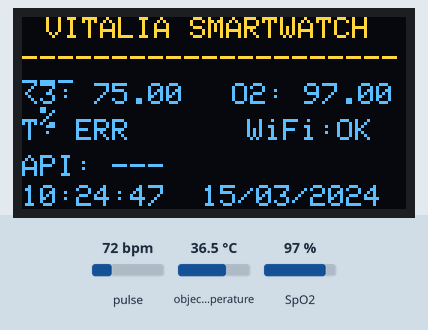
Simulated run of this sketch. Board: ESP32. On the bench: 128×64 one-colour display. Inputs (shaded band) come from the test bench; at power-on: pulse 72 bpm, object temperature 36.5 °C, SpO2 97 %. The OLED is the two-colour kind (top 16 rows yellow); WiFi joins after 1.5 s; servers stay silent unless stated; network time is answered at once with the bench clock; uploads are accepted with an empty reply; the local clock reads 2024-03-15 10:24:30 at power-on unless the sketch sets it; what the sketch prints to the serial monitor is not drawn.

Above: at 17.7 s.
At 34.0 s:
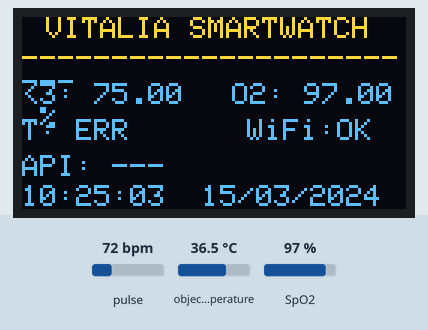
At 50.3 s:
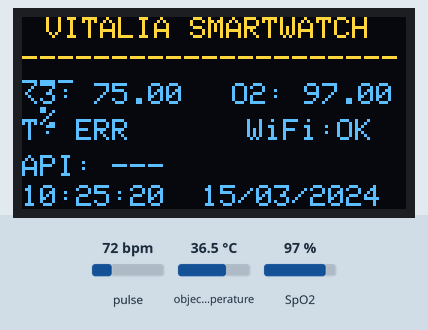
At 66.6 s:
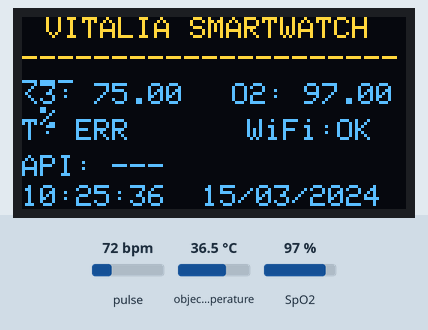
At 82.9 s:
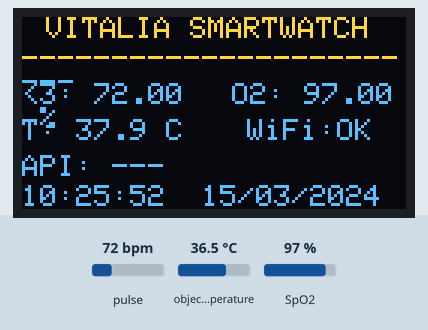
At 114.9 s:
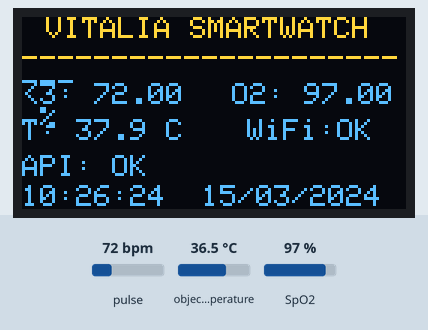

Measured:
- what the display in image 0 shows lasts 16.3 s, from 17.6 s to 33.9 s
- what the display in image 4 shows lasts 16.0 s, from 82.9 s to 98.9 s

The sketch:

esp32_max30102_mlx90614.ino
```cpp
#include <WiFi.h>
#include <HTTPClient.h>
#include <WiFiClientSecure.h>
#include <Wire.h>
#include <Adafruit_GFX.h>
#include <Adafruit_SSD1306.h>
#include <Adafruit_MLX90614.h>
#include <WiFiUdp.h>
#include <NTPClient.h>
#include <time.h>
#include "MAX30105.h"
#include "spo2_algorithm.h"
#define SDA_PIN 21
#define SCL_PIN 22

#define OLED_WIDTH 128
#define OLED_HEIGHT 64
#define OLED_ADDR   0x3C

#define MIN_IR_SIGNAL 30000
#define HR_MIN 45
#define HR_MAX 160
#define SPO2_MIN 88
#define SPO2_MAX 100

#define STABILIZATION_TIME 60000UL
#define SAMPLE_BLOCK 100
#define SEND_INTERVAL 15000UL

enum SystemState {
  STABILIZING,
  MEASURING,
  SENDING
};

SystemState currentState = STABILIZING;
MAX30105 sensor;
Adafruit_MLX90614 mlx;
Adafruit_SSD1306 display(OLED_WIDTH, OLED_HEIGHT, &Wire, -1);

WiFiClientSecure secureClient;
WiFiUDP ntpUDP;
NTPClient timeClient(ntpUDP, "pool.ntp.org", -18000, 60000);

uint32_t irBuffer[SAMPLE_BLOCK];
uint32_t redBuffer[SAMPLE_BLOCK];

int32_t heartRate, spo2;
int8_t validHR, validSpO2;

float hrFinal = 75;
float spo2Final = 97;

unsigned long startTime;
unsigned long lastSendTime = 0;

bool estadoAPI = false;
String ultimoError = "";

const char* ssid = "POCO X5 Pro 5G";
const char* password = "brando13";
String serverURL = "https://vitalia-monitor.onrender.com/api/vitals";
void captureSamples() {
  for (int i = 0; i < SAMPLE_BLOCK; i++) {
    while (!sensor.available()) sensor.check();

    uint32_t ir = sensor.getIR();
    uint32_t red = sensor.getRed();

    if (ir < MIN_IR_SIGNAL) {
      irBuffer[i] = 0;
      redBuffer[i] = 0;
    } else {
      irBuffer[i] = ir;
      redBuffer[i] = red;
    }
    sensor.nextSample();
  }
}
float leerTemperatura() {
  float t = mlx.readObjectTempC();
  if (t < 20 || t > 45) return -1;
  return t + 1.4;
}
void pantallaSmartwatch(float temp) {

  time_t rawtime = timeClient.getEpochTime();
  struct tm * ti = localtime(&rawtime);

  display.clearDisplay();
  display.setTextSize(1);
  display.setTextColor(SSD1306_WHITE);

  display.setCursor(8, 0);
  display.print("VITALIA SMARTWATCH");
  display.setCursor(0, 10);
  display.print("------------------------");

  display.setCursor(0, 22);
  display.print("<3: ");
  display.print(hrFinal);

  display.setCursor(70, 22);
  display.print("O2: ");
  display.print(spo2Final);
  display.print(" %");

  display.setCursor(0, 34);
  display.print("T: ");
  if (temp > 0) {
    display.print(temp, 1);
    display.print(" C");
  } else {
    display.print("ERR");
  }

  display.setCursor(75, 34);
  display.print("WiFi:");
  display.print(WiFi.status() == WL_CONNECTED ? "OK" : "X");

  display.setCursor(0, 46);
  display.print("API: ");
  display.print(estadoAPI ? "OK" : "---");

  display.setCursor(0, 56);
  display.print(timeClient.getFormattedTime());

  display.setCursor(60, 56);
  if (ti->tm_mday < 10) display.print("0");
  display.print(ti->tm_mday); display.print("/");
  if ((ti->tm_mon + 1) < 10) display.print("0");
  display.print(ti->tm_mon + 1); display.print("/");
  display.print(ti->tm_year + 1900);

  display.display();
}
void enviarDatos() {
  if (WiFi.status() != WL_CONNECTED) {
    estadoAPI = false;
    ultimoError = "WiFi";
    Serial.println("❌ Envío cancelado: No WiFi");
    return;
  }

  float temp = leerTemperatura();
  if (temp < 0) {
    estadoAPI = false;
    ultimoError = "TEMP";
    Serial.println("❌ Temperatura inválida");
    return;
  }

  secureClient.setInsecure();
  HTTPClient http;

  http.begin(secureClient, serverURL);
  http.addHeader("Content-Type", "application/json");

  String payload =
    "{\"heart_rate\":" + String(hrFinal) +
    ",\"spo2\":" + String(spo2Final) +
    ",\"temperature\":" + String(temp, 1) + "}";

  Serial.println("📤 Enviando JSON:");
  Serial.println(payload);

  int code = http.POST(payload);
  estadoAPI = (code == 200);

  Serial.println(code == 200 ? "✅ Envío OK" : "❌ Error HTTP");

  http.end();
}
void setup() {
  Serial.begin(115200);
  delay(1500);

  Serial.println("🚀 VITALIA SMARTWATCH INICIANDO");

  Wire.begin(SDA_PIN, SCL_PIN);
  Wire.setClock(400000);

  display.begin(SSD1306_SWITCHCAPVCC, OLED_ADDR);
  mlx.begin();

  sensor.begin(Wire, I2C_SPEED_FAST);
  sensor.setup(70, 16, 2, 100, 411, 4096);

  WiFi.mode(WIFI_STA);
  WiFi.begin(ssid, password);

  timeClient.begin();
  timeClient.update();

  startTime = millis();
  Serial.println("⏳ Estabilizando sensores (60 s)");
}
void loop() {
  timeClient.update();

  switch (currentState) {

    case STABILIZING:
      captureSamples();
      Serial.print("STABILIZING: ");
      Serial.print((millis() - startTime) / 1000);
      Serial.println(" s");

      pantallaSmartwatch(-1);

      if (millis() - startTime >= STABILIZATION_TIME) {
        Serial.println("✅ Estabilización completa");
        currentState = MEASURING;
      }
      delay(1000);
      break;

    case MEASURING:
      Serial.println("📊 MEASURING");

      captureSamples();

      maxim_heart_rate_and_oxygen_saturation(
        irBuffer, SAMPLE_BLOCK, redBuffer,
        &spo2, &validSpO2,
        &heartRate, &validHR
      );

      if (validHR && heartRate >= HR_MIN && heartRate <= HR_MAX)
        hrFinal = heartRate;

      if (validSpO2 && spo2 >= SPO2_MIN && spo2 <= SPO2_MAX)
        spo2Final = spo2;

      pantallaSmartwatch(leerTemperatura());

      if (millis() - lastSendTime >= SEND_INTERVAL)
        currentState = SENDING;

      delay(500);
      break;

    case SENDING:
      Serial.println("📡 SENDING");
      enviarDatos();
      lastSendTime = millis();
      currentState = MEASURING;
      break;
  }
}
```
